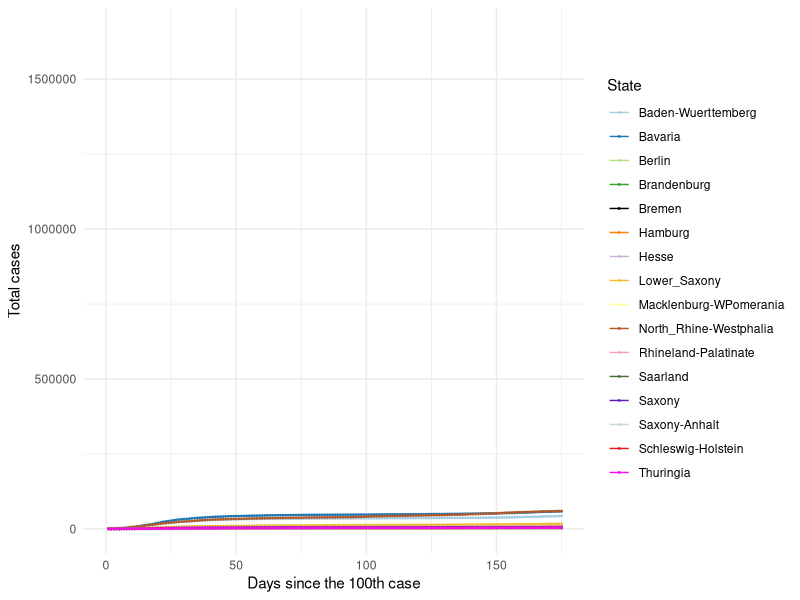
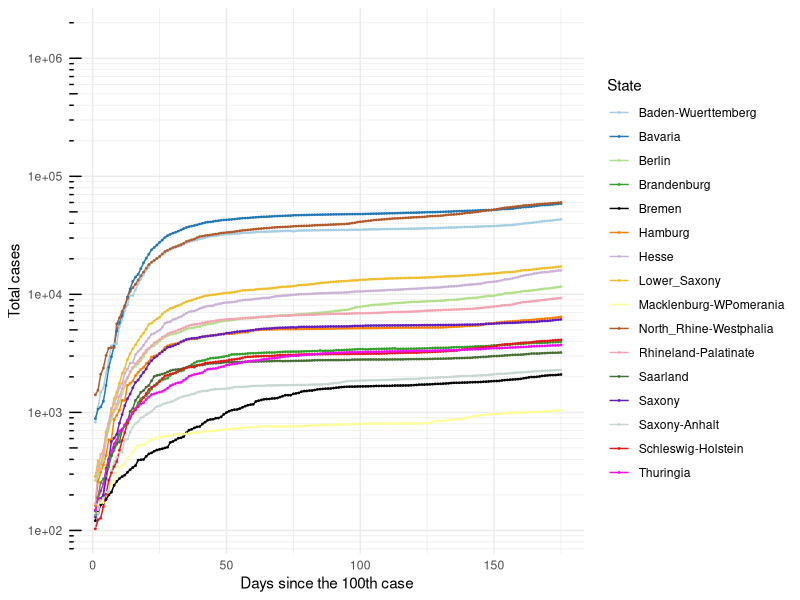
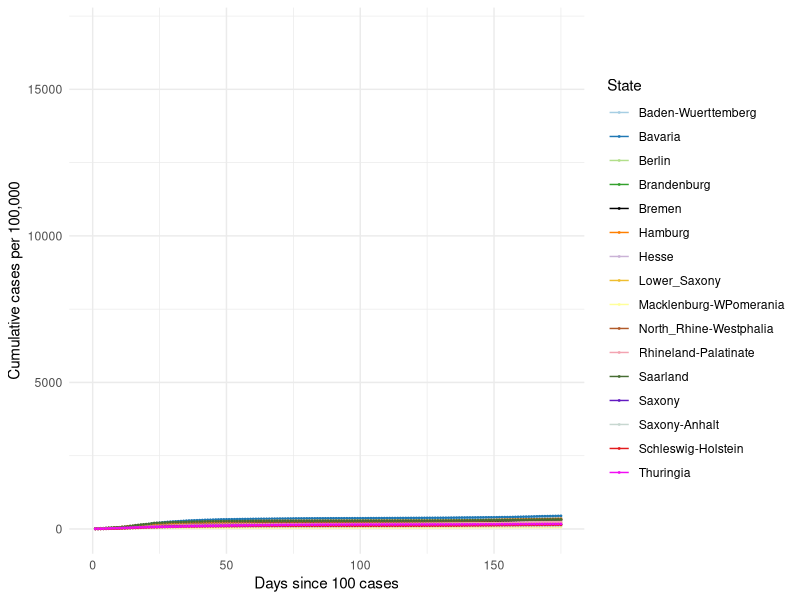
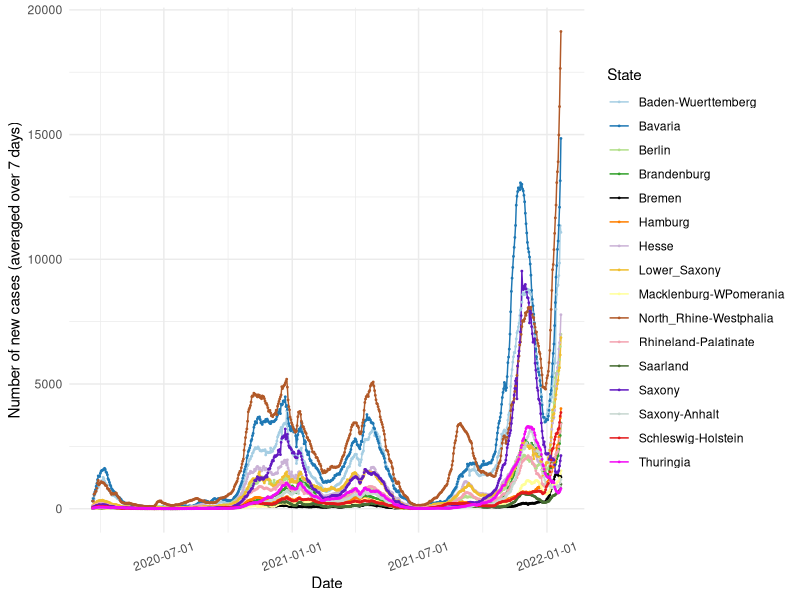
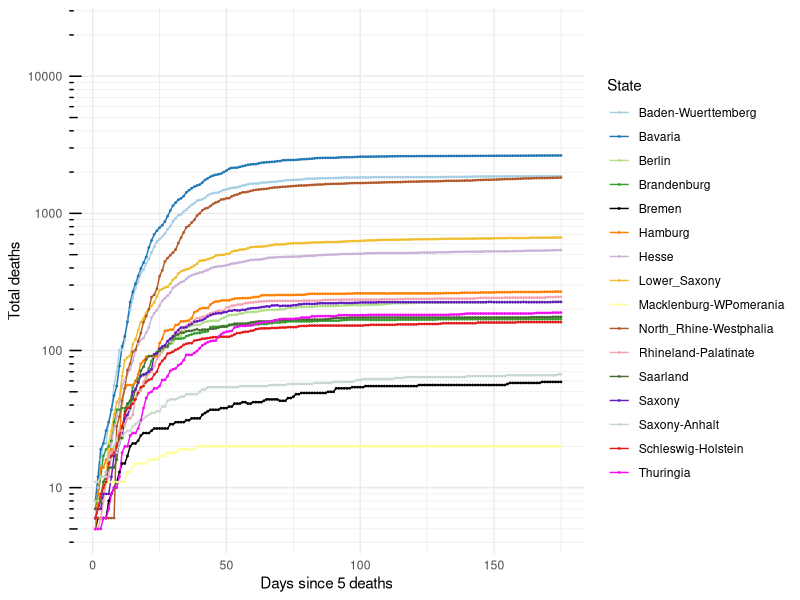
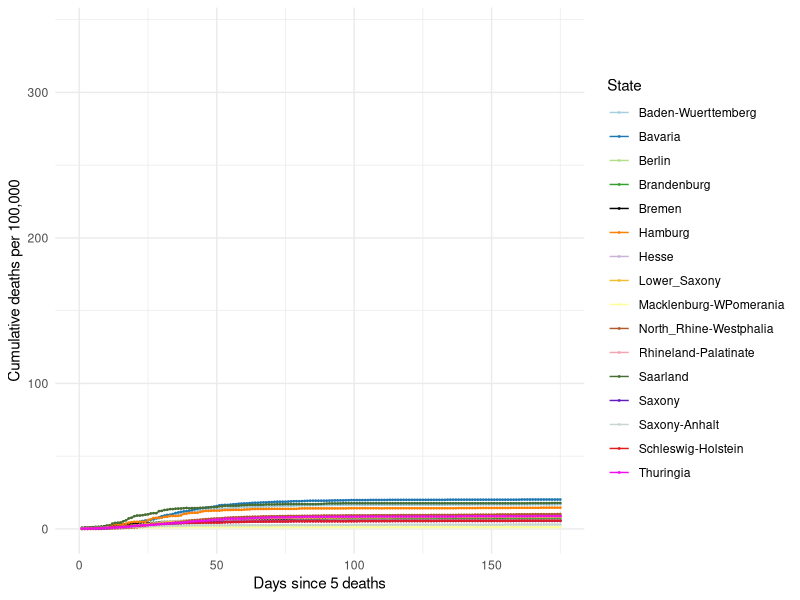
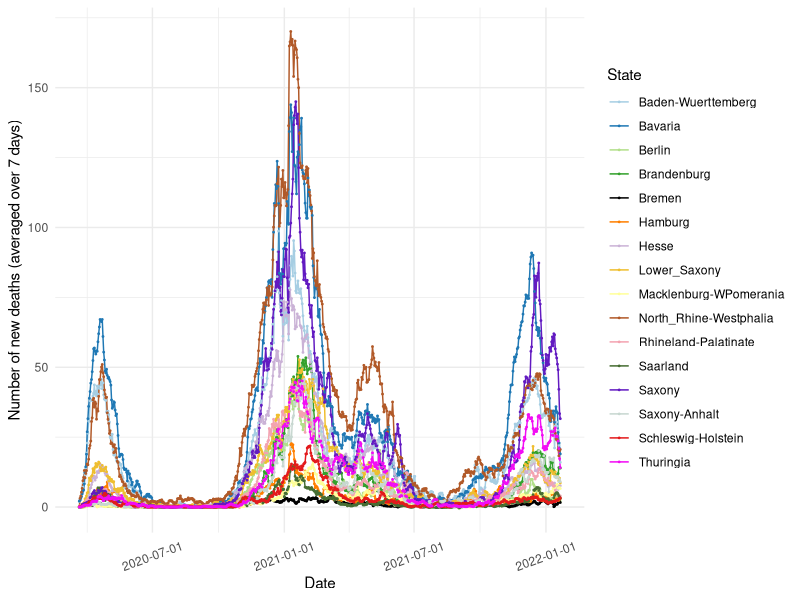

Generate these figures, in order, with R:
## ---- chunk 1

knitr::opts_chunk$set(echo=TRUE, collapse = TRUE)

libload<-function(...) {
    libs<-unlist(list(...))
    req<-unlist(lapply(libs,require,character.only=TRUE))
    need<-libs[req==FALSE]
    if(length(need)>0){ 
        install.packages(need, repos = "https://ftp.fau.de/cran/")
        lapply(need, require, character.only=TRUE)
    }
}
packages <- c("data.table", "ggplot2", "dplyr", "stats", "RColorBrewer", "readr", "here", "scales")
libload(packages)


`%notin%` <- function(x,y) !(x %in% y) 
cumulative.cases <- read_csv(here("static", "data", "Germany10States.csv"))
germany.16states <- read_csv(here("static", "data", "Germany16States.csv"))

colors16 <- c('#A6CEE3', '#1F78B4', '#B2DF8A', '#33A02C',
              '#000000', '#FF7F00', '#CAB2D6', 
              '#EFBE2F', '#FFFF99', '#B15928', '#F3A3B1', '#466D32',
              '#621AC1', '#C7D7D0', '#E31A1C','#F20CF4', '#123456')

## ---- chunk 2

## 16 States with the highest cumulative cases ##
#################################################

#states.filter <- cumulative.cases[cumulative.cases$Days_100 > 0,]
#states.sel <- unique(states.filter$State)

# Choose all the data points for the selected countries starting from Days_100 > 0
#states.final <- cumulative.cases[cumulative.cases$Days_100 > 0,]
states.final <- germany.16states[germany.16states$Days_100 > 0,]

# Plot 1 == Linear scale for total number of cases
cum.plot <- ggplot(data=states.final, aes(x=Days_100, y=Total_Cases, group=State, color=State)) +
            geom_line() + geom_point(size = 0.3) +     
          #  scale_color_brewer(palette = 'Paired') + 
            scale_colour_manual(name= "State", values= colors16) +
            scale_x_continuous('Days since the 100th case', limits=c(0,175)) + 
            scale_y_continuous("Total cases") + 
            #ggtitle('Linear scale') +
            theme_minimal()

print(cum.plot) 

## ---- chunk 3

## Logarithmic scale ##
#######################

base_breaks <- function(n = 10){
  function(x) {
    axisTicks(log10(range(x, na.rm = TRUE)), log = TRUE, n = n)
  }
}

logbreaks <- 10^(-10:10)
logminor_breaks <- rep(1:9, 21)*(10^rep(-10:10, each=9))

cum.plot2 <- ggplot(data=states.final, aes(x=Days_100, y=Total_Cases, group=State, color=State)) +
             geom_line() + geom_point(size=0.3) + 
          #   scale_color_brewer(palette = 'Paired') +
             scale_colour_manual(name= "State", values= colors16) +
             scale_x_continuous(name='Days since the 100th case', limits=c(0,175)) + 
             scale_y_continuous(name="Total cases", trans = 'log10', breaks = logbreaks, minor_breaks = logminor_breaks) +
             annotation_logticks(sides="l") + 
             #ggtitle('Logarithmic scale') +
             theme_minimal()

print(cum.plot2)

## ---- chunk 4

#states16.filter <- germany.16states[germany.16states$Days_100 > 0,]
#states16.sel <- unique(states16.filter$State)

# Choose all the data points for the selected countries starting from Days_100 > 0 
#states16.final <- states16.filter[states16.filter$State %in% states16.sel & states16.filter$Days_100 > 0,]

states16.final <- germany.16states[germany.16states$Days_100 > 0,]

# Plot 1 == Linear scale for total number of cases
per100.plot <- ggplot(data=states16.final, aes(x=Days_100, y=Per100, group=State, color=State)) +
            geom_line() + geom_point(size = 0.3) + 
            # scale_color_brewer(palette = 'Paired') +
            scale_colour_manual(name= "State", values= colors16) +
            scale_x_continuous('Days since 100 cases', limits=c(0,175)) + 
            scale_y_continuous("Cumulative cases per 100,000") + 
            #ggtitle('Linear scale') +
            theme_minimal()

print(per100.plot)

## ---- chunk 5
#new.cases <- read_csv(here("static", "data", "GermanyNewCases10States.csv"))

new7days <- states.final[states.final$Avg_7days > 0,]
new7days$Dates <- as.Date(new7days$Dates)

newcase7.plot <- ggplot(data=new7days, aes(x=Dates, y=Avg_7days, group=State, color=State)) +
            geom_line() + geom_point(size = 0.3) + 
       #     scale_color_brewer(palette = 'Paired') +
            scale_colour_manual(name= "State", values= colors16) +
            scale_x_date(name='Date', labels=date_format('%Y-%m-%d')) + 
            scale_y_continuous(name="Number of new cases (averaged over 7 days)") + 
            #ggtitle('Linear scale') +
            theme_minimal() + theme(axis.text.x = element_text(angle=20, hjust=0.5, vjust=0.5))

print(newcase7.plot)
 
## ---- chunk 6
#num.deaths <- read_csv(here("static", "data", "GermanyTotalDeaths10States.csv"))

# Choose all the data points for the selected countries starting from Days_5 > 0
deaths.final <- states.final[states.final$DeathsDays_5 > 0,]

# Plot 1 == Linear scale for total number of cases
deaths.plot <- ggplot(data=deaths.final, aes(x=DeathsDays_5, y=Deaths, group=State, color=State)) +
   geom_line() + geom_point(size = 0.3) + 
  # scale_color_brewer(palette = 'Paired') +
   scale_colour_manual(name= "State", values= colors16) +
   scale_x_continuous('Days since 5 deaths', limits=c(0,175)) + 
   scale_y_continuous("Total deaths", trans = 'log10', breaks = logbreaks, 
                      minor_breaks = logminor_breaks) +
   annotation_logticks(sides="l") + 
   #ggtitle('Linear scale') +
   theme_minimal()

print(deaths.plot)

## ---- chunk 7

states16.final <- germany.16states[germany.16states$DeathsDays_5 > 0,]

# Plot 1 == Linear scale for total number of cases
deathper100.plot <- ggplot(data=states16.final, aes(x=DeathsDays_5, y=DeathPer100, group=State, color=State)) +
            geom_line() + geom_point(size = 0.3) + 
            # scale_color_brewer(palette = 'Paired') +
            scale_colour_manual(name= "State", values= colors16) +
            scale_x_continuous('Days since 5 deaths', limits=c(0,175)) + 
            scale_y_continuous("Cumulative deaths per 100,000") + 
            #ggtitle('Linear scale') +
            theme_minimal()

print(deathper100.plot)

## ---- chunk 8
#new.cases <- read_csv(here("static", "data", "GermanyNewCases10States.csv"))

states.final$Dates <- as.Date(states.final$Dates)
death7days <- states.final
death7days <- death7days[death7days$Dates > as.Date('2020-03-20'),]

death7days.plot <- ggplot(data=death7days, aes(x=Dates, y=Death_7days, group=State, color=State)) +
            geom_line() + geom_point(size = 0.3) + 
       #     scale_color_brewer(palette = 'Paired') +
            scale_colour_manual(name= "State", values= colors16) +
            scale_x_date(name='Date', labels=date_format('%Y-%m-%d')) + 
            scale_y_continuous(name="Number of new deaths (averaged over 7 days)") + 
           
            #ggtitle('Linear scale') +
            theme_minimal() + theme(axis.text.x = element_text(angle=20, hjust=0.5, vjust=0.5))

print(death7days.plot)
 
